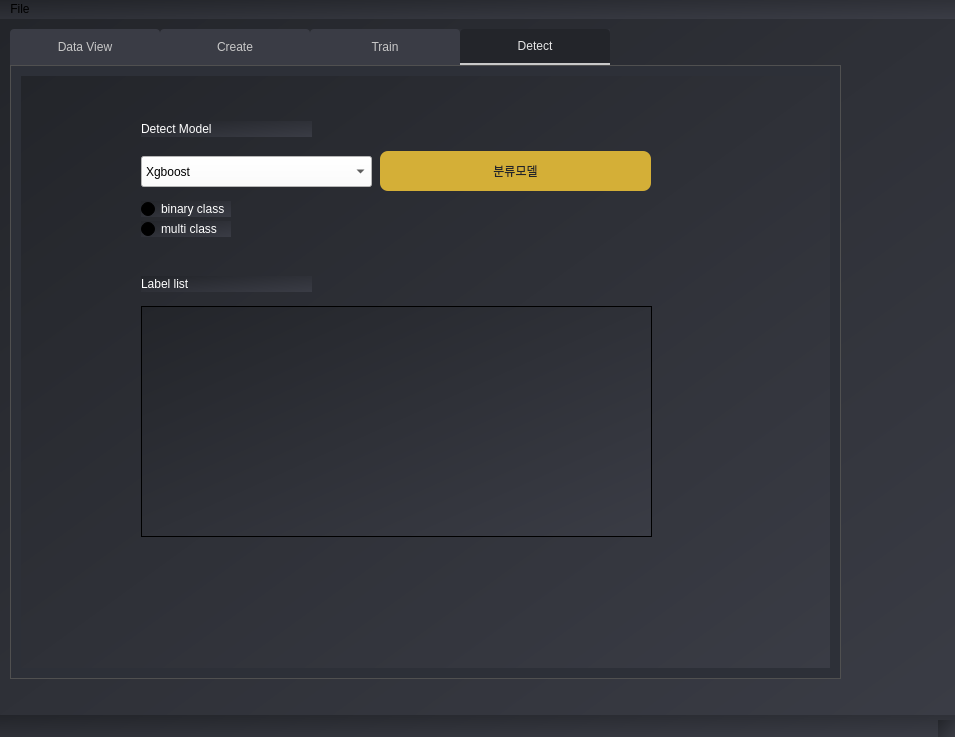
<?xml version="1.0" encoding="UTF-8"?>
<ui version="4.0">
 <class>MainWindow</class>
 <widget class="QMainWindow" name="MainWindow">
  <property name="geometry">
   <rect>
    <x>0</x>
    <y>0</y>
    <width>955</width>
    <height>737</height>
   </rect>
  </property>
  <property name="windowTitle">
   <string>MainWindow</string>
  </property>
  <property name="styleSheet">
   <string notr="true">background-color: qlineargradient(spread:pad, x1:0, y1:0, x2:1, y2:1, stop:0 rgb(35, 37, 42), stop:1 rgb(58, 60, 69));</string>
  </property>
  <widget class="QWidget" name="centralwidget">
   <widget class="QTabWidget" name="tabWidget">
    <property name="geometry">
     <rect>
      <x>10</x>
      <y>10</y>
      <width>831</width>
      <height>650</height>
     </rect>
    </property>
    <property name="minimumSize">
     <size>
      <width>800</width>
      <height>650</height>
     </size>
    </property>
    <property name="styleSheet">
     <string notr="true">
QTabWidget::pane {
  border: 1px solid rgb(80, 80, 80);
  background-color: rgb(45, 48, 56);
  padding: 10px;

}

QTabBar::tab {
  background: rgb(58, 60, 69);
  width:100px;
  color: rgb(200, 200, 200);
  font: 11pt &quot;Arial&quot;;
  padding-left: 25px;
  padding-right: 25px;
  padding-top: 10px;
  padding-bottom: 10px;
  border-top-left-radius: 4px;
  border-top-right-radius: 4px;
}

QTabBar::tab:selected {
  background: rgb(35, 37, 42);
  color: rgb(230, 230, 230);
  border-bottom: 2px solid rgb(200, 200, 200);
}

QTabBar::tab:hover {
  background: rgb(48, 50, 58);
}
</string>
    </property>
    <property name="currentIndex">
     <number>3</number>
    </property>
    <property name="iconSize">
     <size>
      <width>16</width>
      <height>16</height>
     </size>
    </property>
    <widget class="QWidget" name="tab1">
     <attribute name="title">
      <string>Data View</string>
     </attribute>
     <widget class="QTreeView" name="treeView">
      <property name="geometry">
       <rect>
        <x>10</x>
        <y>40</y>
        <width>421</width>
        <height>251</height>
       </rect>
      </property>
      <property name="styleSheet">
       <string notr="true">
QTreeView {
  background-color: rgb(45, 48, 56);
  color: rgb(230, 230, 230);
  border: 1px solid rgb(80, 80, 80);
  font: 9pt &quot;Playfair Display&quot;;
}

QHeaderView::section {
  background-color: rgb(58, 60, 69);
  color: rgb(200, 200, 200);
  border-bottom: 1px solid rgb(80, 80, 80);
  padding: 4px;
}
</string>
      </property>
     </widget>
     <widget class="QPushButton" name="pushButton">
      <property name="geometry">
       <rect>
        <x>450</x>
        <y>150</y>
        <width>50</width>
        <height>40</height>
       </rect>
      </property>
      <property name="styleSheet">
       <string notr="true">
QPushButton {
  background-color: rgb(127, 140, 141);
  color: rgb(230, 230, 230);
  font: 10pt &quot;Playfair Display&quot;;
  border-radius: 20px;
  padding: 8px;
}

QPushButton:hover {
  background-color: rgb(149, 165, 166);
}

QPushButton:pressed {
  background-color: rgb(127, 140, 141);
  border: 1px solid rgb(100, 100, 100);
}
</string>
      </property>
      <property name="text">
       <string>&gt;&gt;</string>
      </property>
     </widget>
     <widget class="QListWidget" name="listWidget">
      <property name="geometry">
       <rect>
        <x>520</x>
        <y>40</y>
        <width>251</width>
        <height>250</height>
       </rect>
      </property>
      <property name="styleSheet">
       <string notr="true">
QListWidget {
  background-color: rgb(45, 48, 56);
  color: rgb(230, 230, 230);
  border: 1px solid rgb(80, 80, 80);
  font: 9pt &quot;Playfair Display&quot;;
}
</string>
      </property>
     </widget>
     <widget class="QComboBox" name="comboBox">
      <property name="geometry">
       <rect>
        <x>10</x>
        <y>10</y>
        <width>131</width>
        <height>22</height>
       </rect>
      </property>
      <property name="styleSheet">
       <string notr="true">background-color: rgb(236, 229, 225);</string>
      </property>
     </widget>
     <widget class="QTableWidget" name="tableWidget">
      <property name="geometry">
       <rect>
        <x>10</x>
        <y>310</y>
        <width>761</width>
        <height>231</height>
       </rect>
      </property>
      <property name="styleSheet">
       <string notr="true">QTreeView {
  background-color: rgb(45, 48, 56);
  color: rgb(255, 255, 255);  /* 글자색을 흰색으로 변경 */
  border: 1px solid rgb(80, 80, 80);
  font: 9pt &quot;Playfair Display&quot;;
}

QTableView::item {
  color: rgb(255, 255, 255);  /* 표 안의 아이템 글자색을 흰색으로 변경 */
}

QHeaderView::section {
  background-color: rgb(58, 60, 69);
  color: rgb(200, 200, 200);
  border-bottom: 1px solid rgb(80, 80, 80);
  padding: 4px;
}</string>
      </property>
     </widget>
     <widget class="QLabel" name="label_3">
      <property name="geometry">
       <rect>
        <x>170</x>
        <y>10</y>
        <width>491</width>
        <height>16</height>
       </rect>
      </property>
      <property name="styleSheet">
       <string notr="true">color:rgb(255, 210, 76);</string>
      </property>
      <property name="text">
       <string>학습데이터 생성 시 영상 파일 선택, 학습 시 csv 파일 선택</string>
      </property>
     </widget>
     <widget class="QPushButton" name="list_del">
      <property name="geometry">
       <rect>
        <x>680</x>
        <y>0</y>
        <width>81</width>
        <height>24</height>
       </rect>
      </property>
      <property name="styleSheet">
       <string notr="true">background-color: rgb(255, 255, 255);</string>
      </property>
      <property name="text">
       <string>목록 비우기</string>
      </property>
     </widget>
    </widget>
    <widget class="QWidget" name="tab2">
     <attribute name="title">
      <string>Create</string>
     </attribute>
     <widget class="QLabel" name="label_2">
      <property name="geometry">
       <rect>
        <x>60</x>
        <y>80</y>
        <width>171</width>
        <height>16</height>
       </rect>
      </property>
      <property name="styleSheet">
       <string notr="true">font: 16pt &quot;Arial&quot;;
color: rgb(255, 255, 255);</string>
      </property>
      <property name="text">
       <string>Create Dataset</string>
      </property>
     </widget>
     <widget class="QPushButton" name="create_value2">
      <property name="geometry">
       <rect>
        <x>70</x>
        <y>110</y>
        <width>251</width>
        <height>40</height>
       </rect>
      </property>
      <property name="styleSheet">
       <string notr="true">
QPushButton {
  background-color: rgb(212, 175, 55);
  color: rgb(35, 37, 42);
  font: bold 10pt &quot;Playfair Display&quot;;
  border-radius: 8px;
  padding: 10px;
}

QPushButton:hover {
  background-color: rgb(183, 149, 11);
}

QPushButton:pressed {
  background-color: rgb(212, 175, 55);
  border: 1px solid rgb(160, 130, 0);
}
</string>
      </property>
      <property name="text">
       <string>Create Dataset</string>
      </property>
     </widget>
     <widget class="QPushButton" name="LoadButton">
      <property name="geometry">
       <rect>
        <x>600</x>
        <y>165</y>
        <width>111</width>
        <height>31</height>
       </rect>
      </property>
      <property name="styleSheet">
       <string notr="true">
QPushButton {
  background-color: rgb(212, 175, 55);
  color: rgb(35, 37, 42);
  font: bold 10pt &quot;Arial&quot;;
  border-radius: 8px;
  padding: 10px;
}

QPushButton:hover {
  background-color: rgb(183, 149, 11);
}

QPushButton:pressed {
  background-color: rgb(212, 175, 55);
  border: 1px solid rgb(160, 130, 0);
}
</string>
      </property>
      <property name="text">
       <string>Load...</string>
      </property>
     </widget>
     <widget class="QProgressBar" name="progress_bar">
      <property name="geometry">
       <rect>
        <x>70</x>
        <y>170</y>
        <width>501</width>
        <height>25</height>
       </rect>
      </property>
      <property name="styleSheet">
       <string notr="true">
QProgressBar {
  border: 1px solid rgb(80, 80, 80);
  border-radius: 5px;
  text-align: center;
  font: 10pt &quot;Playfair Display&quot;;
  background-color: rgb(58, 60, 69);
  color: rgb(230, 230, 230);
}

QProgressBar::chunk {
  background-color: rgb(212, 175, 55);
  width: 20px;
}
</string>
      </property>
      <property name="value">
       <number>0</number>
      </property>
     </widget>
     <widget class="QRadioButton" name="mulButton">
      <property name="geometry">
       <rect>
        <x>10</x>
        <y>30</y>
        <width>90</width>
        <height>16</height>
       </rect>
      </property>
      <property name="styleSheet">
       <string notr="true">font: 10pt &quot;Helvetica&quot;;
style: bold;
color: rgb(255, 255, 255);</string>
      </property>
      <property name="text">
       <string>multi class</string>
      </property>
     </widget>
     <widget class="QRadioButton" name="binButton">
      <property name="geometry">
       <rect>
        <x>10</x>
        <y>10</y>
        <width>90</width>
        <height>16</height>
       </rect>
      </property>
      <property name="styleSheet">
       <string notr="true">font: 10pt &quot;Helvetica&quot;;
style: bold;
color: rgb(255, 255, 255);</string>
      </property>
      <property name="text">
       <string>binary class</string>
      </property>
     </widget>
     <widget class="QWidget" name="verticalLayoutWidget">
      <property name="geometry">
       <rect>
        <x>70</x>
        <y>265</y>
        <width>243</width>
        <height>81</height>
       </rect>
      </property>
      <layout class="QVBoxLayout" name="verticalLayout">
       <item>
        <widget class="QCheckBox" name="structure_val_but">
         <property name="styleSheet">
          <string notr="true">font: 10pt &quot;Helvetica&quot;;
style: bold;
color: rgb(255, 255, 255);</string>
         </property>
         <property name="text">
          <string>Structure value</string>
         </property>
        </widget>
       </item>
       <item>
        <widget class="QCheckBox" name="structure_seq_but">
         <property name="styleSheet">
          <string notr="true">font: 10pt &quot;Helvetica&quot;;
style: bold;
color: rgb(255, 255, 255);</string>
         </property>
         <property name="text">
          <string>Structure Sequence</string>
         </property>
        </widget>
       </item>
      </layout>
     </widget>
     <widget class="QLabel" name="label_4">
      <property name="geometry">
       <rect>
        <x>70</x>
        <y>225</y>
        <width>241</width>
        <height>21</height>
       </rect>
      </property>
      <property name="styleSheet">
       <string notr="true">color: rgb(255, 255, 255);
font: 700 15pt &quot;Arial&quot;;</string>
      </property>
      <property name="text">
       <string>Select Structure Feature</string>
      </property>
     </widget>
     <widget class="QLabel" name="label_9">
      <property name="geometry">
       <rect>
        <x>410</x>
        <y>225</y>
        <width>241</width>
        <height>21</height>
       </rect>
      </property>
      <property name="styleSheet">
       <string notr="true">color: rgb(255, 255, 255);
font: 700 15pt &quot;Arial&quot;;</string>
      </property>
      <property name="text">
       <string>Select Frame Feature</string>
      </property>
     </widget>
     <widget class="QWidget" name="verticalLayoutWidget_3">
      <property name="geometry">
       <rect>
        <x>410</x>
        <y>265</y>
        <width>243</width>
        <height>81</height>
       </rect>
      </property>
      <layout class="QVBoxLayout" name="verticalLayout_3">
       <item>
        <widget class="QCheckBox" name="frame_sps_but">
         <property name="styleSheet">
          <string notr="true">font: 10pt &quot;Helvetica&quot;;
style: bold;
color: rgb(255, 255, 255);</string>
         </property>
         <property name="text">
          <string>SPS/PPS</string>
         </property>
        </widget>
       </item>
       <item>
        <widget class="QCheckBox" name="frame_gop_but">
         <property name="styleSheet">
          <string notr="true">font: 10pt &quot;Helvetica&quot;;
style: bold;
color: rgb(255, 255, 255);</string>
         </property>
         <property name="text">
          <string>GOP frame</string>
         </property>
        </widget>
       </item>
       <item>
        <widget class="QCheckBox" name="frame_ratio_but">
         <property name="styleSheet">
          <string notr="true">font: 10pt &quot;Helvetica&quot;;
style: bold;
color: rgb(255, 255, 255);</string>
         </property>
         <property name="text">
          <string>Encode ratio</string>
         </property>
        </widget>
       </item>
      </layout>
     </widget>
     <widget class="QPushButton" name="label_input_but">
      <property name="geometry">
       <rect>
        <x>600</x>
        <y>115</y>
        <width>111</width>
        <height>31</height>
       </rect>
      </property>
      <property name="styleSheet">
       <string notr="true">
QPushButton {
  
	background-color: rgb(255, 254, 233);
  color: rgb(35, 37, 42);
  font: bold 10pt &quot;Playfair Display&quot;;
  border-radius: 8px;
  padding: 10px;
}

QPushButton:hover {
  background-color: rgb(183, 149, 11);
}

QPushButton:pressed {
  background-color: rgb(212, 175, 55);
  border: 1px solid rgb(160, 130, 0);
}
</string>
      </property>
      <property name="text">
       <string>Label Input</string>
      </property>
     </widget>
     <widget class="QTableWidget" name="tableWidget_Create">
      <property name="geometry">
       <rect>
        <x>70</x>
        <y>365</y>
        <width>631</width>
        <height>201</height>
       </rect>
      </property>
      <property name="styleSheet">
       <string notr="true">QTreeView {
  background-color: rgb(45, 48, 56);
  color: rgb(255, 255, 255);  /* 글자색을 흰색으로 변경 */
  border: 1px solid rgb(80, 80, 80);
  font: 9pt &quot;Playfair Display&quot;;
}

QTableView::item {
  color: rgb(255, 255, 255);  /* 표 안의 아이템 글자색을 흰색으로 변경 */
}

QHeaderView::section {
  background-color: rgb(58, 60, 69);
  color: rgb(200, 200, 200);
  border-bottom: 1px solid rgb(80, 80, 80);
  padding: 4px;
}</string>
      </property>
     </widget>
     <widget class="QPushButton" name="exist_csv_but">
      <property name="geometry">
       <rect>
        <x>330</x>
        <y>110</y>
        <width>241</width>
        <height>41</height>
       </rect>
      </property>
      <property name="styleSheet">
       <string notr="true">
QPushButton {
  background-color: rgb(234, 234, 234);
  color: rgb(35, 37, 42);
  font: bold 8pt &quot;Arial&quot;;
  border-radius: 8px;
  padding: 10px;
}

QPushButton:hover {
  background-color: rgb(183, 149, 11);
}

QPushButton:pressed {
  background-color: rgb(212, 175, 55);
  border: 1px solid rgb(160, 130, 0);
}
</string>
      </property>
      <property name="text">
       <string>기존 학습데이터에 추가</string>
      </property>
     </widget>
    </widget>
    <widget class="QWidget" name="tab">
     <attribute name="title">
      <string>Train</string>
     </attribute>
     <widget class="QComboBox" name="model_combo">
      <property name="geometry">
       <rect>
        <x>120</x>
        <y>80</y>
        <width>231</width>
        <height>31</height>
       </rect>
      </property>
      <property name="styleSheet">
       <string notr="true">background-color: rgb(255, 255, 255);
font: 9pt &quot;Helvetica&quot;;</string>
      </property>
      <item>
       <property name="text">
        <string>Xgboost</string>
       </property>
      </item>
      <item>
       <property name="text">
        <string>LSTM</string>
       </property>
      </item>
      <item>
       <property name="text">
        <string>Random forest</string>
       </property>
      </item>
      <item>
       <property name="text">
        <string>LightGBM</string>
       </property>
      </item>
      <item>
       <property name="text">
        <string>Linear</string>
       </property>
      </item>
      <item>
       <property name="text">
        <string>KNN</string>
       </property>
      </item>
     </widget>
     <widget class="QLabel" name="label">
      <property name="geometry">
       <rect>
        <x>120</x>
        <y>45</y>
        <width>171</width>
        <height>16</height>
       </rect>
      </property>
      <property name="styleSheet">
       <string notr="true">font: 16pt &quot;Arial&quot;;
color: rgb(255, 255, 255);</string>
      </property>
      <property name="text">
       <string>Training Model</string>
      </property>
     </widget>
     <widget class="QPushButton" name="class_train">
      <property name="geometry">
       <rect>
        <x>359</x>
        <y>75</y>
        <width>271</width>
        <height>40</height>
       </rect>
      </property>
      <property name="styleSheet">
       <string notr="true">
QPushButton {
  background-color: rgb(212, 175, 55);  /* Gold color */
  color: rgb(35, 37, 42);
  font: bold 10pt &quot;Playfair Display&quot;;
  border-radius: 8px;
  padding: 10px;
}

QPushButton:hover {
  background-color: rgb(183, 149, 11);
}

QPushButton:pressed {
  background-color: rgb(212, 175, 55);
  border: 1px solid rgb(160, 130, 0);
}
</string>
      </property>
      <property name="text">
       <string>분류모델</string>
      </property>
     </widget>
     <widget class="QPushButton" name="cluster_train">
      <property name="geometry">
       <rect>
        <x>120</x>
        <y>125</y>
        <width>511</width>
        <height>40</height>
       </rect>
      </property>
      <property name="styleSheet">
       <string notr="true">
QPushButton {
  background-color: rgb(212, 175, 55);  /* Gold color */
  color: rgb(35, 37, 42);
  font: bold 10pt &quot;Playfair Display&quot;;
  border-radius: 8px;
  padding: 10px;
}

QPushButton:hover {
  background-color: rgb(183, 149, 11);
}

QPushButton:pressed {
  background-color: rgb(212, 175, 55);
  border: 1px solid rgb(160, 130, 0);
}
</string>
      </property>
      <property name="text">
       <string>클러스터링</string>
      </property>
     </widget>
     <widget class="QRadioButton" name="binButton_3">
      <property name="geometry">
       <rect>
        <x>120</x>
        <y>180</y>
        <width>90</width>
        <height>16</height>
       </rect>
      </property>
      <property name="styleSheet">
       <string notr="true">font: 10pt &quot;Helvetica&quot;;
style: bold;
color: rgb(255, 255, 255);</string>
      </property>
      <property name="text">
       <string>binary class</string>
      </property>
     </widget>
     <widget class="QRadioButton" name="mulButton_3">
      <property name="geometry">
       <rect>
        <x>120</x>
        <y>200</y>
        <width>90</width>
        <height>16</height>
       </rect>
      </property>
      <property name="styleSheet">
       <string notr="true">font: 10pt &quot;Helvetica&quot;;
style: bold;
color: rgb(255, 255, 255);</string>
      </property>
      <property name="text">
       <string>multi class</string>
      </property>
     </widget>
     <widget class="QPushButton" name="label_info">
      <property name="geometry">
       <rect>
        <x>670</x>
        <y>550</y>
        <width>91</width>
        <height>31</height>
       </rect>
      </property>
      <property name="styleSheet">
       <string notr="true">
QPushButton {
  
	background-color: rgb(255, 254, 233);
  color: rgb(35, 37, 42);
  font: bold 10pt &quot;Playfair Display&quot;;
  border-radius: 8px;
  padding: 10px;
}

QPushButton:hover {
  background-color: rgb(183, 149, 11);
}

QPushButton:pressed {
  background-color: rgb(212, 175, 55);
  border: 1px solid rgb(160, 130, 0);
}
</string>
      </property>
      <property name="text">
       <string>Label Info</string>
      </property>
     </widget>
     <widget class="QTableWidget" name="tableWidget_train">
      <property name="geometry">
       <rect>
        <x>120</x>
        <y>270</y>
        <width>511</width>
        <height>231</height>
       </rect>
      </property>
      <property name="styleSheet">
       <string notr="true">QTreeView {
  background-color: rgb(45, 48, 56);
  color: rgb(255, 255, 255);  /* 글자색을 흰색으로 변경 */
  border: 1px solid rgb(80, 80, 80);
  font: 9pt &quot;Playfair Display&quot;;
}

QTableView::item {
  color: rgb(255, 255, 255);  /* 표 안의 아이템 글자색을 흰색으로 변경 */
}

QHeaderView::section {
  background-color: rgb(58, 60, 69);
  color: rgb(200, 200, 200);
  border-bottom: 1px solid rgb(80, 80, 80);
  padding: 4px;
}</string>
      </property>
     </widget>
     <widget class="QLabel" name="label_7">
      <property name="geometry">
       <rect>
        <x>120</x>
        <y>240</y>
        <width>171</width>
        <height>16</height>
       </rect>
      </property>
      <property name="styleSheet">
       <string notr="true">font: 16pt &quot;Arial&quot;;
color: rgb(255, 255, 255);</string>
      </property>
      <property name="text">
       <string>Label list</string>
      </property>
     </widget>
    </widget>
    <widget class="QWidget" name="tab_2">
     <attribute name="title">
      <string>Detect</string>
     </attribute>
     <widget class="QComboBox" name="model_combo_2">
      <property name="geometry">
       <rect>
        <x>120</x>
        <y>80</y>
        <width>231</width>
        <height>31</height>
       </rect>
      </property>
      <property name="styleSheet">
       <string notr="true">background-color: rgb(255, 255, 255);
font: 9pt &quot;Helvetica&quot;;</string>
      </property>
      <item>
       <property name="text">
        <string>Xgboost</string>
       </property>
      </item>
      <item>
       <property name="text">
        <string>LSTM</string>
       </property>
      </item>
      <item>
       <property name="text">
        <string>Random forest</string>
       </property>
      </item>
      <item>
       <property name="text">
        <string>LightGBM</string>
       </property>
      </item>
      <item>
       <property name="text">
        <string>Linear</string>
       </property>
      </item>
      <item>
       <property name="text">
        <string>KNN</string>
       </property>
      </item>
     </widget>
     <widget class="QPushButton" name="class_detect">
      <property name="geometry">
       <rect>
        <x>359</x>
        <y>75</y>
        <width>271</width>
        <height>40</height>
       </rect>
      </property>
      <property name="styleSheet">
       <string notr="true">
QPushButton {
  background-color: rgb(212, 175, 55);  /* Gold color */
  color: rgb(35, 37, 42);
  font: bold 10pt &quot;Playfair Display&quot;;
  border-radius: 8px;
  padding: 10px;
}

QPushButton:hover {
  background-color: rgb(183, 149, 11);
}

QPushButton:pressed {
  background-color: rgb(212, 175, 55);
  border: 1px solid rgb(160, 130, 0);
}
</string>
      </property>
      <property name="text">
       <string>분류모델</string>
      </property>
     </widget>
     <widget class="QLabel" name="label_5">
      <property name="geometry">
       <rect>
        <x>120</x>
        <y>45</y>
        <width>171</width>
        <height>16</height>
       </rect>
      </property>
      <property name="styleSheet">
       <string notr="true">font: 16pt &quot;Arial&quot;;
color: rgb(255, 255, 255);</string>
      </property>
      <property name="text">
       <string>Detect Model</string>
      </property>
     </widget>
     <widget class="QRadioButton" name="binButton_2">
      <property name="geometry">
       <rect>
        <x>120</x>
        <y>125</y>
        <width>90</width>
        <height>16</height>
       </rect>
      </property>
      <property name="styleSheet">
       <string notr="true">font: 10pt &quot;Helvetica&quot;;
style: bold;
color: rgb(255, 255, 255);</string>
      </property>
      <property name="text">
       <string>binary class</string>
      </property>
     </widget>
     <widget class="QRadioButton" name="mulButton_2">
      <property name="geometry">
       <rect>
        <x>120</x>
        <y>145</y>
        <width>90</width>
        <height>16</height>
       </rect>
      </property>
      <property name="styleSheet">
       <string notr="true">font: 10pt &quot;Helvetica&quot;;
style: bold;
color: rgb(255, 255, 255);</string>
      </property>
      <property name="text">
       <string>multi class</string>
      </property>
     </widget>
     <widget class="QTableWidget" name="tableWidget_detect">
      <property name="geometry">
       <rect>
        <x>120</x>
        <y>230</y>
        <width>511</width>
        <height>231</height>
       </rect>
      </property>
      <property name="styleSheet">
       <string notr="true">QTreeView {
  background-color: rgb(45, 48, 56);
  color: rgb(255, 255, 255);  /* 글자색을 흰색으로 변경 */
  border: 1px solid rgb(80, 80, 80);
  font: 9pt &quot;Playfair Display&quot;;
}

QTableView::item {
  color: rgb(255, 255, 255);  /* 표 안의 아이템 글자색을 흰색으로 변경 */
}

QHeaderView::section {
  background-color: rgb(58, 60, 69);
  color: rgb(200, 200, 200);
  border-bottom: 1px solid rgb(80, 80, 80);
  padding: 4px;
}</string>
      </property>
     </widget>
     <widget class="QLabel" name="label_6">
      <property name="geometry">
       <rect>
        <x>120</x>
        <y>200</y>
        <width>171</width>
        <height>16</height>
       </rect>
      </property>
      <property name="styleSheet">
       <string notr="true">font: 16pt &quot;Arial&quot;;
color: rgb(255, 255, 255);</string>
      </property>
      <property name="text">
       <string>Label list</string>
      </property>
     </widget>
    </widget>
   </widget>
  </widget>
  <widget class="QMenuBar" name="menubar">
   <property name="geometry">
    <rect>
     <x>0</x>
     <y>0</y>
     <width>955</width>
     <height>21</height>
    </rect>
   </property>
   <widget class="QMenu" name="menu">
    <property name="title">
     <string>File</string>
    </property>
    <addaction name="actionNew_Case"/>
   </widget>
   <addaction name="menu"/>
  </widget>
  <widget class="QStatusBar" name="statusbar"/>
  <action name="actionNew_Case">
   <property name="text">
    <string>New Case</string>
   </property>
   <property name="font">
    <font>
     <family>ad-icon</family>
     <pointsize>11</pointsize>
    </font>
   </property>
  </action>
 </widget>
 <resources/>
 <connections/>
</ui>
